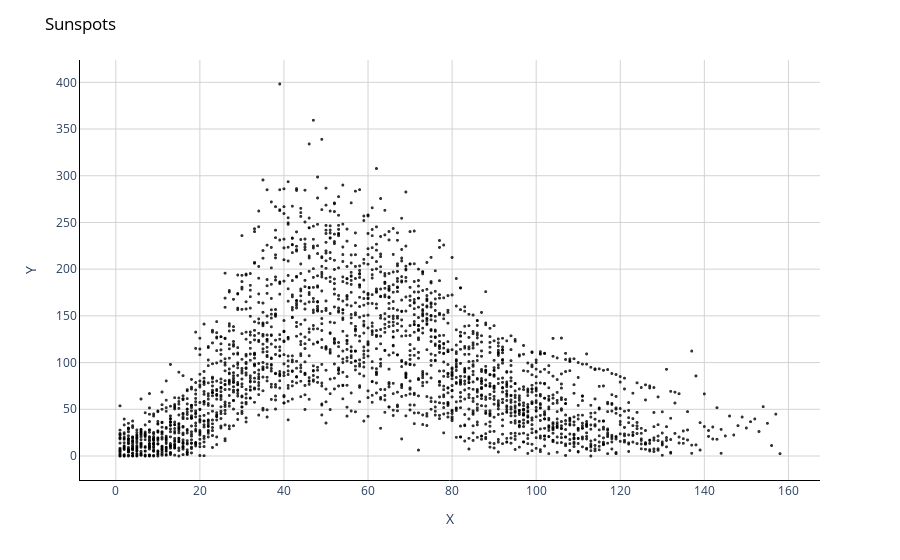

Notebook cell for this chart:
### Code cell
# Create a scatter plot
fig = px.scatter(df, x=df['X'], y=df['Y'], 
                 opacity=0.8, color_discrete_sequence=['black'])

# Change chart background color
fig.update_layout(dict(plot_bgcolor = 'white'))

# Update axes lines
fig.update_xaxes(showgrid=True, gridwidth=1, gridcolor='lightgrey', 
                 zeroline=True, zerolinewidth=1, zerolinecolor='lightgrey', 
                 showline=True, linewidth=1, linecolor='black')

fig.update_yaxes(showgrid=True, gridwidth=1, gridcolor='lightgrey', 
                 zeroline=True, zerolinewidth=1, zerolinecolor='lightgrey', 
                 showline=True, linewidth=1, linecolor='black')

# Set figure title
fig.update_layout(title=dict(text="Sunspots", 
                             font=dict(color='black')))

# Update marker size
fig.update_traces(marker=dict(size=3))

fig.show()

### Figure 1 — Plotly figure (JSON) as saved in the notebook; plotly's stock layout.template omitted (floating-point values rounded to 4 significant figures; data arrays with more than 128 entries replaced by an {"elided": "..."} marker saying what was removed)
{"data": [{"hovertemplate": "X=%{x}<br>Y=%{y}<extra></extra>", "legendgroup": "", "marker": {"color": "black", "opacity": 0.8, "size": 3, "symbol": "circle"}, "mode": "markers", "name": "", "showlegend": false, "type": "scattergl", "x": {"elided": "2497 int values"}, "xaxis": "x", "y": {"elided": "2497 float values"}, "yaxis": "y"}], "layout": {"legend": {"tracegroupgap": 0}, "margin": {"t": 60}, "plot_bgcolor": "white", "title": {"font": {"color": "black"}, "text": "Sunspots"}, "xaxis": {"anchor": "y", "domain": [0, 1], "gridcolor": "lightgrey", "gridwidth": 1, "linecolor": "black", "linewidth": 1, "showgrid": true, "showline": true, "title": {"text": "X"}, "zeroline": true, "zerolinecolor": "lightgrey", "zerolinewidth": 1}, "yaxis": {"anchor": "x", "domain": [0, 1], "gridcolor": "lightgrey", "gridwidth": 1, "linecolor": "black", "linewidth": 1, "showgrid": true, "showline": true, "title": {"text": "Y"}, "zeroline": true, "zerolinecolor": "lightgrey", "zerolinewidth": 1}}}
